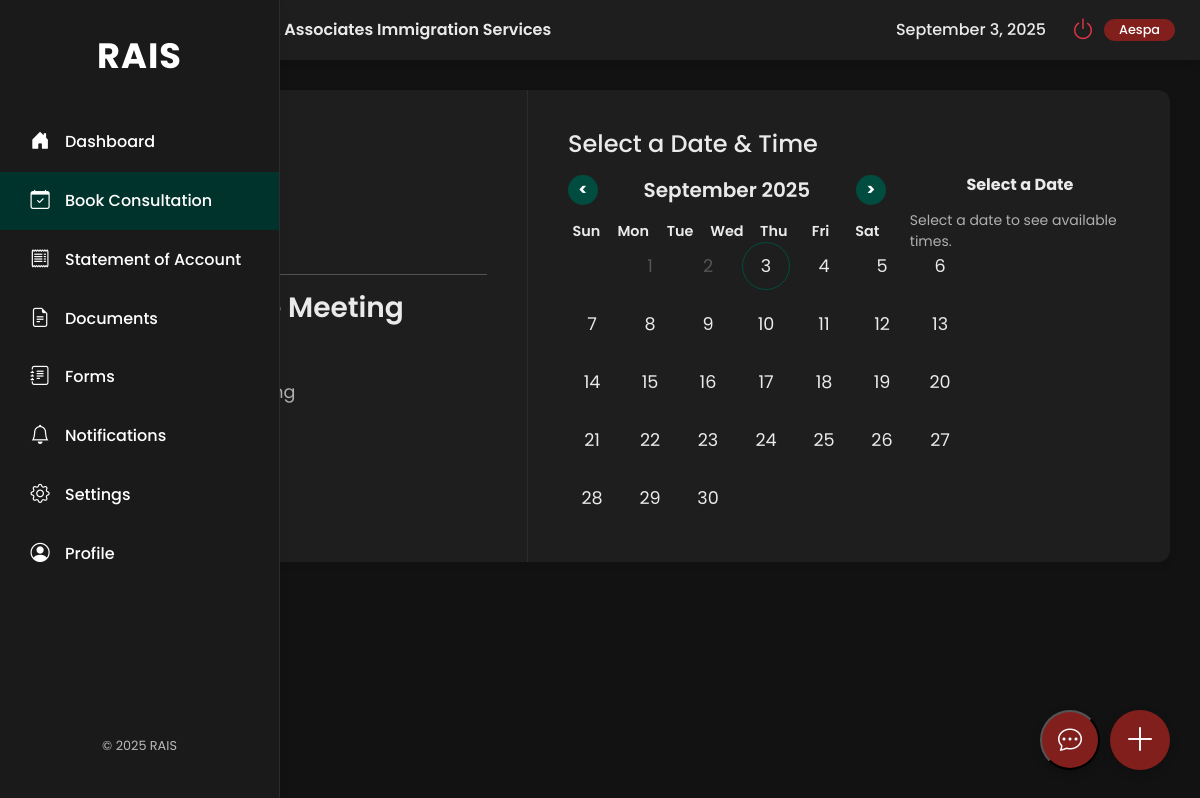
The app's page /user/book-consultation.php (signed in), older data.
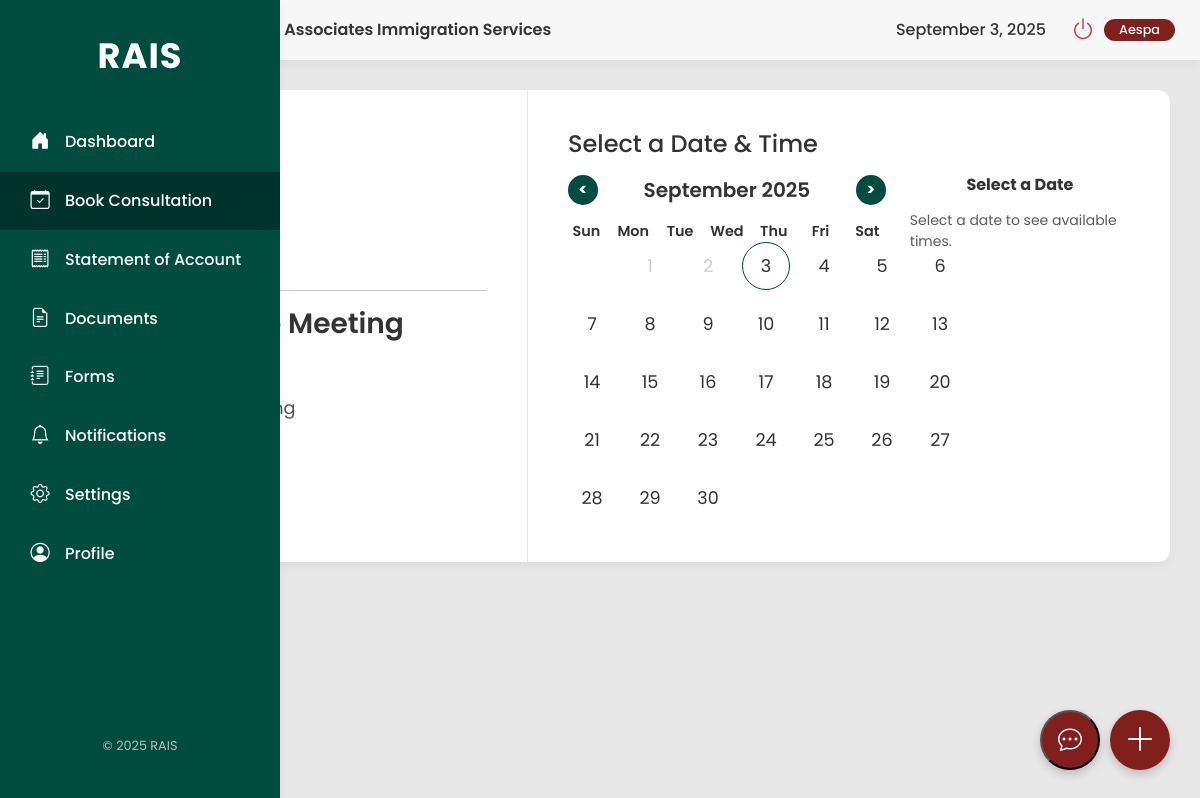
The same page, newer data.
### user/book-consultation.php (the view, shortened to what this page needs)
<?php
include_once '../config.php';
$userId = $_SESSION['id'];
$stmt = $conn->prepare("SELECT firstName, lastName, email, facebook, dark_mode FROM users WHERE id = ?");
$stmt->bind_param("i", $userId);
$stmt->execute();
$result = $stmt->get_result();
$userProfile = $result->fetch_assoc();
$darkModeEnabled = (bool)$userProfile['dark_mode'];
?>
<!doctype html>
<html lang="en">
<head>
    <link href="https://cdn.jsdelivr.net/npm/bootstrap@5.3.3/dist/css/bootstrap.min.css" rel="stylesheet">
    <link rel="stylesheet" href="https://cdn.jsdelivr.net/npm/bootstrap-icons@1.11.3/font/bootstrap-icons.min.css">
</head>
<body class="<?php echo $darkModeEnabled ? 'dark-mode' : ''; ?>">
    <div class="main-wrapper">
        <aside class="sidebar d-flex flex-column">
            <div class="logo">RAIS</div>
            <nav class="nav flex-column">
                <a class="nav-link" href="dashboard.php"><i class="bi bi-house-door-fill"></i><span>Dashboard</span></a>
                <a class="nav-link active" href="book-consultation.php"><i
                        class="bi bi-calendar-check"></i><span>Book Consultation</span></a>
                <a class="nav-link" href="statement-of-account.php"><i class="bi bi-receipt"></i><span>Statement of
                        Account</span></a>
                <a class="nav-link" href="documents.php"><i class="bi bi-file-earmark-text"></i><span>Documents</span></a>
                <a class="nav-link" href="forms.php"><i class="bi bi-journal-text"></i><span>Forms</span></a>
                <a class="nav-link" href="notifications.php"><i class="bi bi-bell"></i><span>Notifications</span></a>
                <a class="nav-link" href="settings.php"><i class="bi bi-gear"></i><span>Settings</span></a>
                <a class="nav-link" href="profile.php"><i class="bi bi-person-circle"></i><span>Profile</span></a>
            </nav>
            <div class="mt-auto footer-text">
                &copy; <?php echo date("Y"); ?> RAIS
            </div>
        </aside>
        <div class="content-area">
            <div class="header">
                <div class="header-brand d-flex align-items-center">
                    <span class="header-title">Roman & Associates Immigration Services</span>
                </div>
                <div class="user-status d-flex align-items-center gap-2">
                    <div id="headerDate" class="me-3" style="font-weight: 500;"></div>
                    <a href="#" class="btn btn-link power-btn" data-bs-toggle="modal" data-bs-target="#logoutModal"><i class="bi bi-power"></i></a>
                    <span class="badge"><?php echo htmlspecialchars($userProfile['firstName']); ?></span>
                </div>
            </div>
            <main class="main-content">
                <div id="booking-view">
                    <div class="booking-wrapper">
                        <div class="booking-info">
                            <hr>
                            <h2>45 Minute Meeting</h2>
                            <div class="info-item mt-3">
                                <span>45 min</span>
                            </div>
                            <div class="info-item">
                                <span>Zoom Meeting</span>
                            </div>
                        </div>
                        <div class="booking-scheduler">
                            <div id="date-time-selection-view">
                                <h4 class="mb-3">Select a Date & Time</h4>
                                <div class="row">
                                    <div class="calendar col-lg-7">
                                        <div class="calendar-controls">
                                            <button id="prevMonth" class="calendar-nav-btn">&lt;</button>
                                            <div id="monthYear"></div>
                                            <button id="nextMonth" class="calendar-nav-btn">&gt;</button>
                                        </div>
                                        <div class="weekdays"></div>
                                        <div class="days"></div>
                                    </div>
                                    <div class="time-slots col-lg-5 mt-4 mt-lg-0">
                                        <h6 class="text-center fw-bold" id="selected-date-display"></h6>
                                        <div id="time-slots-container" class="mt-3">
                                        </div>
                                    </div>
                                </div>
                            </div>
                        </div>
                    </div>
                </div>
            </main>
        </div>
    </div>
    <a href="book-flight.php" class="floating-btn text-decoration-none">
        <i class="bi bi-plus-lg"></i>
    </a>
    <button class="chat-toggle-btn" onclick="toggleChat()">
        <i class="bi bi-chat-dots"></i>
    </button>
</body>
</html>

Row changes from the older to the newer data that the page shows:
changed users "Aespa": dark_mode 1 → 0 (drawn)
